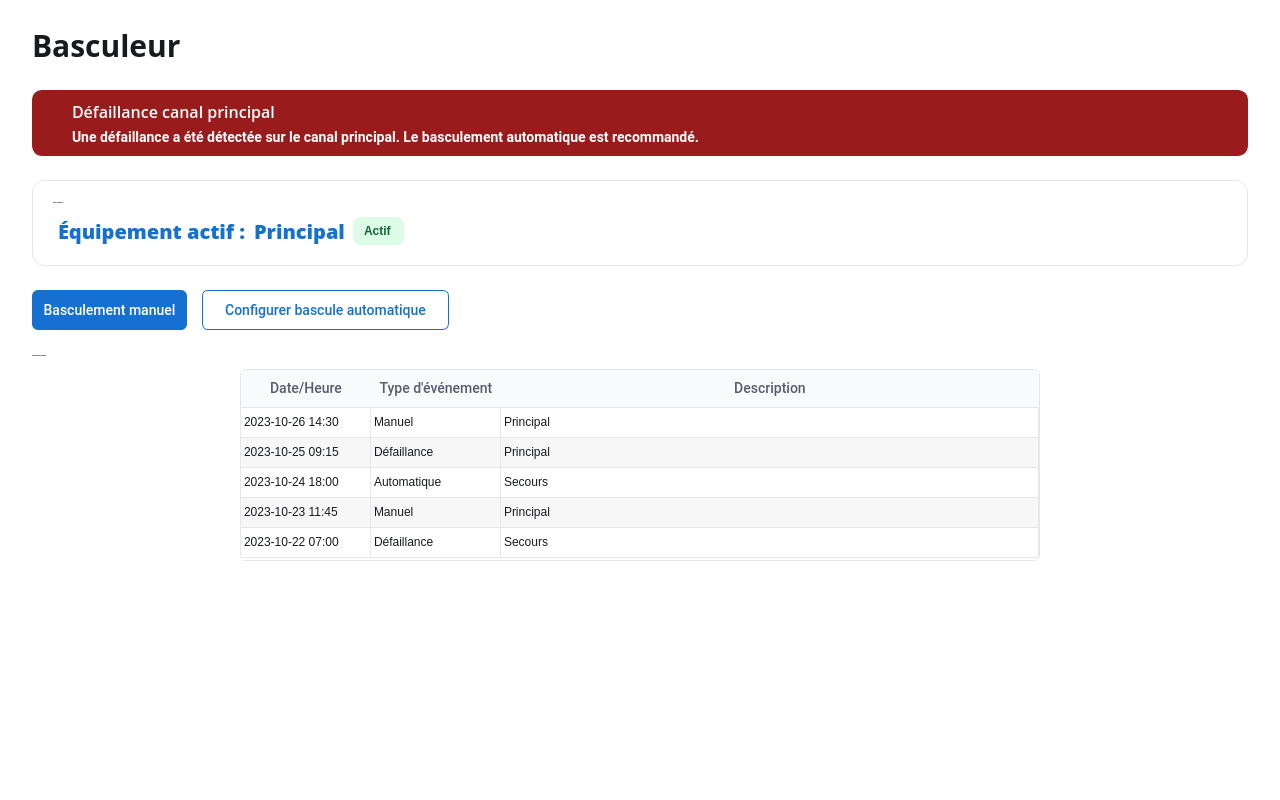
<?xml version="1.0" encoding="UTF-8"?>
<ui version="4.0">
 <class>MainWindow</class>
 <widget class="QMainWindow" name="MainWindow">
  <property name="geometry">
   <rect>
    <x>0</x>
    <y>0</y>
    <width>1280</width>
    <height>800</height>
   </rect>
  </property>
  <property name="windowTitle">
   <string>ONDA - Basculeur</string>
  </property>
  <property name="styleSheet">
   <string notr="true">/* --- Contenu Principal --- */
#mainContent {
	background-color: #FFFFFF;
	padding: 1px;
}

#titleLabel {
	font-family: Source Sans Pro; 
	font-size: 30px;
	font-weight: 700;
	color: #171A1F;
}

#mainContentFrame {
	background-color: #FFFFFF;
	border: None;
	border-radius: 0px;
}

/* --- Cartes --- */
.QFrame {
	background-color: #FFFFFF;
	border-radius: 24px;
	border: 1px solid #E5E7EB;
}

.cardTitleLabel {
	font-family: Source Sans Pro;
	font-size: 20px;
	font-weight: 700;
	color: #171A1F;
	padding-bottom: 5px;
}


</string>
  </property>
  <widget class="QWidget" name="centralwidget">
   <layout class="QHBoxLayout" name="horizontalLayout" stretch="1">
    <property name="spacing">
     <number>0</number>
    </property>
    <property name="leftMargin">
     <number>0</number>
    </property>
    <property name="topMargin">
     <number>0</number>
    </property>
    <property name="rightMargin">
     <number>0</number>
    </property>
    <property name="bottomMargin">
     <number>0</number>
    </property>
    <item>
     <widget class="QFrame" name="mainContentFrame">
      <property name="frameShape">
       <enum>QFrame::Shape::StyledPanel</enum>
      </property>
      <property name="frameShadow">
       <enum>QFrame::Shadow::Raised</enum>
      </property>
      <layout class="QVBoxLayout" name="verticalLayout" stretch="0,0,0,0,0,1">
       <property name="spacing">
        <number>24</number>
       </property>
       <property name="leftMargin">
        <number>32</number>
       </property>
       <property name="topMargin">
        <number>24</number>
       </property>
       <property name="rightMargin">
        <number>32</number>
       </property>
       <property name="bottomMargin">
        <number>24</number>
       </property>
       <item>
        <widget class="QFrame" name="headerFrame">
         <property name="styleSheet">
          <string notr="true">border: none;</string>
         </property>
         <property name="frameShape">
          <enum>QFrame::Shape::NoFrame</enum>
         </property>
         <property name="frameShadow">
          <enum>QFrame::Shadow::Plain</enum>
         </property>
         <layout class="QHBoxLayout" name="horizontalLayout_2">
          <property name="leftMargin">
           <number>0</number>
          </property>
          <property name="topMargin">
           <number>0</number>
          </property>
          <property name="rightMargin">
           <number>0</number>
          </property>
          <property name="bottomMargin">
           <number>0</number>
          </property>
          <item>
           <widget class="QLabel" name="titleLabel">
            <property name="font">
             <font>
              <family>Source Sans Pro</family>
              <pointsize>-1</pointsize>
              <bold>true</bold>
             </font>
            </property>
            <property name="text">
             <string>Basculeur</string>
            </property>
           </widget>
          </item>
          <item>
           <spacer name="horizontalSpacer">
            <property name="orientation">
             <enum>Qt::Orientation::Horizontal</enum>
            </property>
            <property name="sizeHint" stdset="0">
             <size>
              <width>40</width>
              <height>20</height>
             </size>
            </property>
           </spacer>
          </item>
         </layout>
        </widget>
       </item>
       <item>
        <widget class="QFrame" name="alertRed">
         <property name="styleSheet">
          <string notr="true">#alertRed {
	width: 1120px; 
	height: 74px; 
	background-color: #991B1B;
	border-radius: 10px;
	border-width: 1px; 
	border-color: #991B1B; 
	border-style: solid; 
}</string>
         </property>
         <property name="frameShape">
          <enum>QFrame::Shape::NoFrame</enum>
         </property>
         <property name="frameShadow">
          <enum>QFrame::Shadow::Plain</enum>
         </property>
         <layout class="QHBoxLayout" name="horizontalLayout_5">
          <item>
           <widget class="QLabel" name="iconAlertRed">
            <property name="minimumSize">
             <size>
              <width>24</width>
              <height>24</height>
             </size>
            </property>
            <property name="maximumSize">
             <size>
              <width>24</width>
              <height>24</height>
             </size>
            </property>
            <property name="styleSheet">
             <string notr="true">background-color: #991B1B;</string>
            </property>
            <property name="text">
             <string/>
            </property>
            <property name="pixmap">
             <pixmap resource="../assets/icons.qrc">:/icons/icons/exclamation-circle.svg</pixmap>
            </property>
            <property name="alignment">
             <set>Qt::AlignmentFlag::AlignHCenter|Qt::AlignmentFlag::AlignTop</set>
            </property>
           </widget>
          </item>
          <item>
           <layout class="QVBoxLayout" name="verticalLayout_5">
            <item>
             <widget class="QLabel" name="alertRedTitle">
              <property name="styleSheet">
               <string notr="true">background-color: #991B1B;
font-family: Open Sans; 
font-size: 16px; 
line-height: 16px; 
font-weight: 500; 
color: #FFFFFF;</string>
              </property>
              <property name="text">
               <string>Défaillance canal principal</string>
              </property>
             </widget>
            </item>
            <item>
             <widget class="QLabel" name="alertRedBody">
              <property name="styleSheet">
               <string notr="true">background-color: #991B1B;
color: #FFFFFF;
font-weight: 600;
font-size: 14px;
font-family: Roboto; </string>
              </property>
              <property name="text">
               <string>Une défaillance a été détectée sur le canal principal. Le basculement automatique est recommandé.</string>
              </property>
              <property name="wordWrap">
               <bool>true</bool>
              </property>
             </widget>
            </item>
           </layout>
          </item>
         </layout>
        </widget>
       </item>
       <item>
        <widget class="QFrame" name="statusFrame">
         <property name="styleSheet">
          <string notr="true">border-radius: 12px;</string>
         </property>
         <property name="frameShape">
          <enum>QFrame::Shape::StyledPanel</enum>
         </property>
         <property name="frameShadow">
          <enum>QFrame::Shadow::Raised</enum>
         </property>
         <layout class="QVBoxLayout" name="verticalLayout_3">
          <property name="spacing">
           <number>13</number>
          </property>
          <property name="leftMargin">
           <number>20</number>
          </property>
          <property name="topMargin">
           <number>20</number>
          </property>
          <property name="rightMargin">
           <number>20</number>
          </property>
          <property name="bottomMargin">
           <number>20</number>
          </property>
          <item>
           <widget class="QLabel" name="statusTitleLabel">
            <property name="font">
             <font>
              <family>Source Sans Pro</family>
              <pointsize>-1</pointsize>
              <bold>true</bold>
             </font>
            </property>
            <property name="text">
             <string>État de l'équipement</string>
            </property>
            <property name="class" stdset="0">
             <string>cardTitleLabel</string>
            </property>
           </widget>
          </item>
          <item>
           <widget class="QFrame" name="frame_2">
            <property name="styleSheet">
             <string notr="true">border: none;</string>
            </property>
            <property name="frameShape">
             <enum>QFrame::Shape::NoFrame</enum>
            </property>
            <property name="frameShadow">
             <enum>QFrame::Shadow::Plain</enum>
            </property>
            <layout class="QHBoxLayout" name="horizontalLayout_3">
             <property name="spacing">
              <number>8</number>
             </property>
             <property name="leftMargin">
              <number>0</number>
             </property>
             <property name="topMargin">
              <number>0</number>
             </property>
             <property name="rightMargin">
              <number>0</number>
             </property>
             <property name="bottomMargin">
              <number>0</number>
             </property>
             <item>
              <widget class="QLabel" name="label">
               <property name="styleSheet">
                <string notr="true">	font-family: Open Sans; 
	font-size: 20px; 
	line-height: 28px; 
	font-weight: 700; 
	color: #1570D1; </string>
               </property>
               <property name="text">
                <string>Équipement actif :</string>
               </property>
               <property name="indent">
                <number>5</number>
               </property>
              </widget>
             </item>
             <item>
              <widget class="QLabel" name="label_2">
               <property name="font">
                <font>
                 <family>Open Sans</family>
                 <pointsize>-1</pointsize>
                 <bold>true</bold>
                </font>
               </property>
               <property name="styleSheet">
                <string notr="true">	font-family: Open Sans; 
	font-size: 20px; 
	line-height: 28px; 
	font-weight: 700; 
	color: #1570D1; </string>
               </property>
               <property name="text">
                <string>Principal</string>
               </property>
              </widget>
             </item>
             <item>
              <widget class="QLabel" name="statusBadge">
               <property name="styleSheet">
                <string notr="true">background-color: #DCFCE7;
color: #166534;
border-radius: 8px;
padding: 2px 8px;
font-weight: 500;</string>
               </property>
               <property name="text">
                <string>Actif</string>
               </property>
              </widget>
             </item>
             <item>
              <spacer name="horizontalSpacer_2">
               <property name="orientation">
                <enum>Qt::Orientation::Horizontal</enum>
               </property>
               <property name="sizeHint" stdset="0">
                <size>
                 <width>40</width>
                 <height>20</height>
                </size>
               </property>
              </spacer>
             </item>
            </layout>
           </widget>
          </item>
         </layout>
        </widget>
       </item>
       <item>
        <widget class="QFrame" name="frame_3">
         <property name="styleSheet">
          <string notr="true">border: none;</string>
         </property>
         <property name="frameShape">
          <enum>QFrame::Shape::NoFrame</enum>
         </property>
         <property name="frameShadow">
          <enum>QFrame::Shadow::Plain</enum>
         </property>
         <layout class="QHBoxLayout" name="horizontalLayout_4">
          <property name="spacing">
           <number>15</number>
          </property>
          <property name="leftMargin">
           <number>0</number>
          </property>
          <property name="topMargin">
           <number>0</number>
          </property>
          <property name="rightMargin">
           <number>0</number>
          </property>
          <property name="bottomMargin">
           <number>0</number>
          </property>
          <item>
           <widget class="QPushButton" name="btnManuel">
            <property name="minimumSize">
             <size>
              <width>0</width>
              <height>40</height>
             </size>
            </property>
            <property name="cursor">
             <cursorShape>PointingHandCursor</cursorShape>
            </property>
            <property name="styleSheet">
             <string notr="true">/* Button */
QPushButton {
	width: 130.78125px; 
	height: 40px; 
	padding: 0 12px; 
	font-family: Roboto; 
	font-size: 14px; 
	line-height: 22px; 
	font-weight: 500; 
	color: #FFFFFF; 
	background: #1570D1; 
	opacity: 1; 
	border: none; 
	border-radius: 6px; 
}

/* Hover */
QPushButton:hover {
	background-color: #0E4A8A;
}

/* Pressed */
QPushButton:hover:active {
  background: #09305A; 
}
</string>
            </property>
            <property name="text">
             <string>Basculement manuel</string>
            </property>
           </widget>
          </item>
          <item>
           <widget class="QPushButton" name="btnConfigurer">
            <property name="minimumSize">
             <size>
              <width>0</width>
              <height>40</height>
             </size>
            </property>
            <property name="cursor">
             <cursorShape>PointingHandCursor</cursorShape>
            </property>
            <property name="styleSheet">
             <string notr="true">/* Button */
QPushButton {
	width: 220.75px; 
	height: 38.45px; 
	padding: 0 12px;  
	font-family: Roboto; 
	font-size: 14px; 
	line-height: 22px; 
	font-weight: 500; 
	color: #1570D1; 
	background: #FFFFFF; 
	opacity: 1; 
	border-radius: 6px; 
	border-width: 1px; 
	border-color: #1570D1; 
	border-style: solid; 
}

/* Hover */
QPushButton:hover {
	background-color: #374151; 
}

/* Pressed */
QPushButton:hover:active {
	background-color: #F9FAFB;
}
</string>
            </property>
            <property name="text">
             <string>Configurer bascule automatique</string>
            </property>
           </widget>
          </item>
          <item>
           <spacer name="horizontalSpacer_3">
            <property name="orientation">
             <enum>Qt::Orientation::Horizontal</enum>
            </property>
            <property name="sizeHint" stdset="0">
             <size>
              <width>40</width>
              <height>20</height>
             </size>
            </property>
           </spacer>
          </item>
         </layout>
        </widget>
       </item>
       <item>
        <widget class="QFrame" name="historyFrame">
         <property name="styleSheet">
          <string notr="true">border: none;</string>
         </property>
         <property name="frameShape">
          <enum>QFrame::Shape::NoFrame</enum>
         </property>
         <property name="frameShadow">
          <enum>QFrame::Shadow::Plain</enum>
         </property>
         <layout class="QVBoxLayout" name="verticalLayout_7">
          <property name="spacing">
           <number>12</number>
          </property>
          <property name="leftMargin">
           <number>0</number>
          </property>
          <property name="topMargin">
           <number>0</number>
          </property>
          <property name="rightMargin">
           <number>0</number>
          </property>
          <property name="bottomMargin">
           <number>0</number>
          </property>
          <item>
           <widget class="QLabel" name="historyTitleLabel">
            <property name="font">
             <font>
              <family>Source Sans Pro</family>
              <pointsize>-1</pointsize>
              <bold>true</bold>
             </font>
            </property>
            <property name="text">
             <string>Historique des basculements</string>
            </property>
            <property name="class" stdset="0">
             <string>cardTitleLabel</string>
            </property>
           </widget>
          </item>
          <item alignment="Qt::AlignmentFlag::AlignHCenter|Qt::AlignmentFlag::AlignVCenter">
           <widget class="QTableWidget" name="tableWidget">
            <property name="minimumSize">
             <size>
              <width>800</width>
              <height>0</height>
             </size>
            </property>
            <property name="styleSheet">
             <string notr="true">/* Table */
QTableWidget {
	border: 1px solid #E5E7EB;
	border-radius: 6px;
	width: 1123px; 
	height: 242.5px;
	gridline-color: #E5E7EB;
	opacity: 1; 
}

QHeaderView::section {
	font-family: Roboto; 
	background-color: #F9FAFB;
	color: #565D6D;
	font-size: 14px;
	padding: 8px;
	border: none;
	border-bottom: 1px solid #E5E7EB;
	font-weight: 500;
}

QTableWidget::item {
	font-family: Roboto; 
	font-size: 14px; 
	padding-left: 8px;
	font-weight: 400;
	color: #171A1F;
}
</string>
            </property>
            <property name="frameShape">
             <enum>QFrame::Shape::StyledPanel</enum>
            </property>
            <property name="verticalScrollBarPolicy">
             <enum>Qt::ScrollBarPolicy::ScrollBarAsNeeded</enum>
            </property>
            <property name="horizontalScrollBarPolicy">
             <enum>Qt::ScrollBarPolicy::ScrollBarAlwaysOff</enum>
            </property>
            <property name="autoScroll">
             <bool>true</bool>
            </property>
            <property name="alternatingRowColors">
             <bool>true</bool>
            </property>
            <property name="selectionBehavior">
             <enum>QAbstractItemView::SelectionBehavior::SelectItems</enum>
            </property>
            <property name="horizontalScrollMode">
             <enum>QAbstractItemView::ScrollMode::ScrollPerItem</enum>
            </property>
            <property name="showGrid">
             <bool>true</bool>
            </property>
            <property name="gridStyle">
             <enum>Qt::PenStyle::SolidLine</enum>
            </property>
            <property name="sortingEnabled">
             <bool>true</bool>
            </property>
            <attribute name="horizontalHeaderVisible">
             <bool>true</bool>
            </attribute>
            <attribute name="horizontalHeaderCascadingSectionResizes">
             <bool>false</bool>
            </attribute>
            <attribute name="horizontalHeaderDefaultSectionSize">
             <number>130</number>
            </attribute>
            <attribute name="horizontalHeaderStretchLastSection">
             <bool>true</bool>
            </attribute>
            <attribute name="verticalHeaderVisible">
             <bool>false</bool>
            </attribute>
            <attribute name="verticalHeaderCascadingSectionResizes">
             <bool>false</bool>
            </attribute>
            <row/>
            <row/>
            <row/>
            <row/>
            <row/>
            <column>
             <property name="text">
              <string>Date/Heure</string>
             </property>
            </column>
            <column>
             <property name="text">
              <string>Type d'événement</string>
             </property>
            </column>
            <column>
             <property name="text">
              <string>Description</string>
             </property>
            </column>
            <item row="0" column="0">
             <property name="text">
              <string>2023-10-26 14:30</string>
             </property>
            </item>
            <item row="0" column="1">
             <property name="text">
              <string>Manuel</string>
             </property>
            </item>
            <item row="0" column="2">
             <property name="text">
              <string>Principal</string>
             </property>
            </item>
            <item row="1" column="0">
             <property name="text">
              <string>2023-10-25 09:15</string>
             </property>
            </item>
            <item row="1" column="1">
             <property name="text">
              <string>Défaillance</string>
             </property>
            </item>
            <item row="1" column="2">
             <property name="text">
              <string>Principal</string>
             </property>
            </item>
            <item row="2" column="0">
             <property name="text">
              <string>2023-10-24 18:00</string>
             </property>
            </item>
            <item row="2" column="1">
             <property name="text">
              <string>Automatique</string>
             </property>
            </item>
            <item row="2" column="2">
             <property name="text">
              <string>Secours</string>
             </property>
            </item>
            <item row="3" column="0">
             <property name="text">
              <string>2023-10-23 11:45</string>
             </property>
            </item>
            <item row="3" column="1">
             <property name="text">
              <string>Manuel</string>
             </property>
            </item>
            <item row="3" column="2">
             <property name="text">
              <string>Principal</string>
             </property>
            </item>
            <item row="4" column="0">
             <property name="text">
              <string>2023-10-22 07:00</string>
             </property>
            </item>
            <item row="4" column="1">
             <property name="text">
              <string>Défaillance</string>
             </property>
            </item>
            <item row="4" column="2">
             <property name="text">
              <string>Secours</string>
             </property>
            </item>
           </widget>
          </item>
         </layout>
        </widget>
       </item>
       <item>
        <spacer name="verticalSpacer_3">
         <property name="orientation">
          <enum>Qt::Orientation::Vertical</enum>
         </property>
         <property name="sizeHint" stdset="0">
          <size>
           <width>20</width>
           <height>40</height>
          </size>
         </property>
        </spacer>
       </item>
      </layout>
     </widget>
    </item>
   </layout>
  </widget>
 </widget>
 <resources>
  <include location="../assets/icons.qrc"/>
 </resources>
 <connections/>
</ui>
